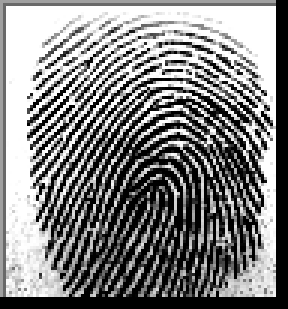
#> input picture image/left1.bmp, 96 x 103 px (shown 3 times larger)
$ python -i pipeline.py   (imports and definitions only)   (older library calls are emulated)
#> lines starting #> are read from the running program, lines starting #| are printed output that depends on the picture
"""
Gabor Fingerprint Enhancement - Complete Pipeline (Self-Contained)
"""

from __future__ import annotations
from time import perf_counter
import cv2
import numpy as np
from .config import GaborConfig

PIPELINE_BUILD = "gabor-enhanced-v1.0-2026"

# [41 lines left out: function compute_foreground_mask, not called in this run]

def estimate_orientation(image, block_size=16):
    """Estimate local ridge orientation using the structure tensor method."""
    height, width = image.shape
    img_float = image.astype(np.float32) / 255.0

    grad_x = cv2.Sobel(img_float, cv2.CV_32F, 1, 0, ksize=3)
    grad_y = cv2.Sobel(img_float, cv2.CV_32F, 0, 1, ksize=3)

    n_blocks_y = height // block_size
    n_blocks_x = width // block_size

    orientation = np.zeros((n_blocks_y, n_blocks_x), dtype=np.float32)
    valid_blocks = np.zeros((n_blocks_y, n_blocks_x), dtype=bool)
    coherence = np.zeros((n_blocks_y, n_blocks_x), dtype=np.float32)

    for by in range(n_blocks_y):
        for bx in range(n_blocks_x):
            y0 = by * block_size
            y1 = min(y0 + block_size, height)
            x0 = bx * block_size
            x1 = min(x0 + block_size, width)

            gx = grad_x[y0:y1, x0:x1]
            gy = grad_y[y0:y1, x0:x1]

            gxx = np.sum(gx * gx)
            gyy = np.sum(gy * gy)
            gxy = np.sum(gx * gy)

            if gxx + gyy > 1e-6:
                angle = 0.5 * np.arctan2(2 * gxy, gxx - gyy)
                orientation[by, bx] = (angle + np.pi / 2) % np.pi

                trace = gxx + gyy
                det = gxx * gyy - gxy * gxy
                if trace > 0:
                    lambda1 = (trace + np.sqrt(max(trace**2 - 4*det, 0))) / 2
                    lambda2 = (trace - np.sqrt(max(trace**2 - 4*det, 0))) / 2
                    coherence[by, bx] = (lambda1 - lambda2) / (lambda1 + lambda2 + 1e-6)
                else:
                    coherence[by, bx] = 0.0

                valid_blocks[by, bx] = True

    return orientation, valid_blocks, coherence


def smooth_orientation(orientation, valid_blocks, sigma=1.0):
    """Smooth orientation field using doubled angle representation."""
    n_blocks_y, n_blocks_x = orientation.shape

    sin2 = np.sin(2 * orientation)
    cos2 = np.cos(2 * orientation)

    sin2[~valid_blocks] = 0
    cos2[~valid_blocks] = 0

    sin2_smooth = cv2.GaussianBlur(sin2, (0, 0), sigma)
    cos2_smooth = cv2.GaussianBlur(cos2, (0, 0), sigma)

    smoothed = 0.5 * np.arctan2(sin2_smooth, cos2_smooth)
    smoothed = np.mod(smoothed, np.pi)
    smoothed[~valid_blocks] = orientation[~valid_blocks]

    return smoothed


def estimate_frequency(image, orientation, valid_blocks, block_size=16):
    """Estimate local ridge frequency."""
    height, width = image.shape
    n_blocks_y, n_blocks_x = orientation.shape
    frequency = np.full((n_blocks_y, n_blocks_x), 1.0 / 9.0, dtype=np.float32)

    for by in range(n_blocks_y):
        for bx in range(n_blocks_x):
            if not valid_blocks[by, bx]:
                continue

            y0 = by * block_size
            y1 = min(y0 + block_size, height)
            x0 = bx * block_size
            x1 = min(x0 + block_size, width)

            block = image[y0:y1, x0:x1]
            angle = orientation[by, bx]

            h, w = block.shape
            center_y, center_x = h // 2, w // 2
            num_samples = min(h, w)

            values = []
            for t in range(-num_samples // 2, num_samples // 2):
                x = int(center_x + t * np.cos(angle))
                y = int(center_y + t * np.sin(angle))
                if 0 <= x < w and 0 <= y < h:
                    values.append(block[y, x])

            if len(values) > 5:
                peaks = []
                for i in range(1, len(values) - 1):
                    if values[i] > values[i-1] and values[i] > values[i+1]:
                        peaks.append(i)

                if len(peaks) > 2:
                    avg_dist = np.mean(np.diff(peaks))
                    if 3 < avg_dist < 25:
                        frequency[by, bx] = 1.0 / avg_dist

    frequency = np.clip(frequency, 0.05, 0.4)
    freq_smooth = cv2.GaussianBlur(frequency, (3, 3), 0.5)

    return freq_smooth


def create_gabor_kernel(ksize, sigma, theta, lambd, gamma, psi):
    """Create a Gabor filter kernel."""
    if ksize % 2 == 0:
        ksize += 1

    kernel = np.zeros((ksize, ksize), dtype=np.float32)
    center = ksize // 2

    for y in range(ksize):
        for x in range(ksize):
            x_theta = (x - center) * np.cos(theta) + (y - center) * np.sin(theta)
            y_theta = -(x - center) * np.sin(theta) + (y - center) * np.cos(theta)

            gaussian = np.exp(-(x_theta**2 + gamma**2 * y_theta**2) / (2 * sigma**2))
            sinusoid = np.cos(2 * np.pi * x_theta / lambd + psi)

            kernel[y, x] = gaussian * sinusoid

    kernel = kernel - np.mean(kernel)
    return kernel


def gabor_enhancement(image, orientation, frequency, valid_blocks, block_size=16, blend_ratio=0.25):
    """Apply Gabor filtering with blending to preserve structure."""
    height, width = image.shape
    n_blocks_y, n_blocks_x = orientation.shape

    enhanced = image.astype(np.float32)

    sigma = 4.0
    gamma = 0.5
    psi = 0.0
    ksize = 17

    for by in range(n_blocks_y):
        for bx in range(n_blocks_x):
            if not valid_blocks[by, bx]:
                continue

            y0 = by * block_size
            y1 = min(y0 + block_size, height)
            x0 = bx * block_size
            x1 = min(x0 + block_size, width)

            theta = orientation[by, bx]
            lambd = 1.0 / max(frequency[by, bx], 0.05)

            kernel = create_gabor_kernel(ksize, sigma, theta, lambd, gamma, psi)

            block = image[y0:y1, x0:x1]
            filtered = cv2.filter2D(block.astype(np.float32), -1, kernel)

            enhanced[y0:y1, x0:x1] = (1 - blend_ratio) * block.astype(np.float32) + blend_ratio * filtered

    return np.clip(enhanced, 0, 255).astype(np.uint8)


def enhance_fingerprint(
    image,
    block_size=16,
    blend_ratio=0.25,
    apply_clahe=True,
    clip_limit=0.5,
    sharpen_amount=0.05
):
    """Gentle fingerprint enhancement using Gabor filtering."""
    orientation, valid_blocks, coherence = estimate_orientation(image, block_size)
    orientation = smooth_orientation(orientation, valid_blocks, sigma=1.0)
    frequency = estimate_frequency(image, orientation, valid_blocks, block_size)

    enhanced = gabor_enhancement(image, orientation, frequency, valid_blocks, block_size, blend_ratio)

    if apply_clahe:
        clahe = cv2.createCLAHE(clipLimit=clip_limit, tileGridSize=(8, 8))
        enhanced = clahe.apply(enhanced)

    if sharpen_amount > 0:
        blurred = cv2.GaussianBlur(enhanced.astype(np.float32), (0, 0), 1.0)
        sharpened = enhanced.astype(np.float32) + sharpen_amount * (enhanced.astype(np.float32) - blurred)
        enhanced = np.clip(sharpened, 0, 255).astype(np.uint8)

    return enhanced


# [147 lines left out: functions visualise_orientation_field, run_algorithm, not called in this run]


# [1 line that did not run here, left out]

>>> import cv2
>>> picture = cv2.imread('../../../../image/left1.bmp', cv2.IMREAD_GRAYSCALE)
#> picture is the input picture: shape (103, 96); min 0, max 255, mean 130
>>> result = enhance_fingerprint(picture)
#> in estimate_orientation, `grad_x = cv2.Sobel(img_float, cv2.CV_32F, 1, 0, ksize=3)`:
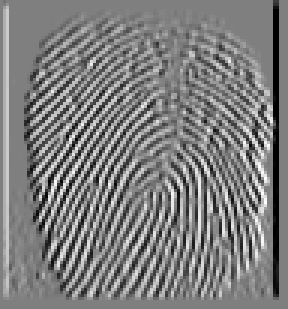
#> grad_x: shape (103, 96) float32 (shown 3 times larger); min -4, max 3.98, mean -0.0417; drawn with min black and max white
#> in estimate_orientation, `grad_y = cv2.Sobel(img_float, cv2.CV_32F, 0, 1, ksize=3)`:
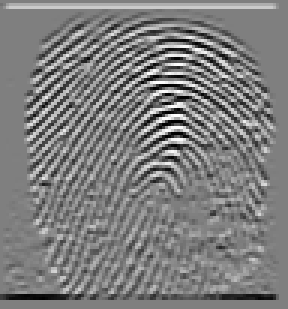
#> grad_y: shape (103, 96) float32 (shown 3 times larger); min -4, max 4, mean -0.0387; drawn with min black and max white
#> after the loop in estimate_orientation, `for by in range(n_blocks_y):`: coherence = [[0.0804, 0.808, 0.804, 0.869, 0.852, 0.663], [0.541, 0.858, 0.854, 0.801, 0.782, 0.568], [0.705, 0.886, 0.905, 0.716, 0.716, 0.565], [0.611, 0.919, 0.851, 0.212, 0.699, 0.789], [0.746, 0.843, 0.876, 0.83, 0.797, 0.817], [0.635, 0.829, 0.87, 0.815, 0.707, 0.836]]; orientation = [[2.45, 2.7, 2.83, 3.13, 0.204, 1.53], [2.17, 2.44, 2.53, 3.05, 0.422, 1.38], [2.27, 2.25, 2.25, 2.93, 0.66, 1.2], [2.03, 2.04, 2.04, 0.219, 1.23, 1.43], [1.79, 1.85, 1.9, 1.7, 1.52, 1.47], [1.65, 1.92, 1.99, 1.81, 1.67, 1.57]]; valid_blocks = [[True, True, True, True, True, True], [True, True, True, True, True, True], [True, True, True, True, True, True], [True, True, True, True, True, True], [True, True, True, True, True, True], [True, True, True, True, True, True]]
#> in smooth_orientation, `sin2 = np.sin(2 * orientation)`: sin2 = [[-0.982, -0.771, -0.582, -0.0263, 0.397, 0.074], [-0.93, -0.985, -0.941, -0.181, 0.747, 0.38], [-0.987, -0.979, -0.979, -0.41, 0.969, 0.682], [-0.792, -0.807, -0.804, 0.424, 0.627, 0.286], [-0.424, -0.528, -0.614, -0.247, 0.097, 0.203], [-0.148, -0.649, -0.748, -0.458, -0.195, 0.00809]]
#> in smooth_orientation, `cos2 = np.cos(2 * orientation)`: cos2 = [[0.19, 0.636, 0.813, 1, 0.918, -0.997], [-0.367, 0.174, 0.338, 0.983, 0.665, -0.925], [-0.164, -0.205, -0.203, 0.912, 0.248, -0.732], [-0.611, -0.59, -0.595, 0.906, -0.779, -0.958], [-0.906, -0.85, -0.79, -0.969, -0.995, -0.979], [-0.989, -0.761, -0.664, -0.889, -0.981, -1]]
#> in smooth_orientation, `sin2_smooth = cv2.GaussianBlur(sin2, (0, 0), sigma)`: sin2_smooth = [[-0.903, -0.84, -0.59, -0.131, 0.274, 0.398], [-0.916, -0.862, -0.619, -0.133, 0.319, 0.466], [-0.888, -0.845, -0.611, -0.107, 0.366, 0.52], [-0.752, -0.725, -0.527, -0.0978, 0.276, 0.391], [-0.586, -0.594, -0.494, -0.205, 0.0666, 0.16], [-0.515, -0.547, -0.505, -0.287, -0.05, 0.043]]
#> in smooth_orientation, `cos2_smooth = cv2.GaussianBlur(cos2, (0, 0), sigma)`: cos2_smooth = [[0.159, 0.28, 0.525, 0.643, 0.363, 0.0802], [0.0293, 0.138, 0.388, 0.537, 0.277, 0.00809], [-0.242, -0.164, 0.0745, 0.251, 0.0151, -0.225], [-0.535, -0.482, -0.304, -0.184, -0.393, -0.575], [-0.75, -0.715, -0.634, -0.621, -0.757, -0.85], [-0.82, -0.79, -0.755, -0.793, -0.889, -0.938]]
#> in smooth_orientation, `smoothed = 0.5 * np.arctan2(sin2_smooth, cos2_smooth)`: smoothed = [[-0.698, -0.624, -0.422, -0.1, 0.323, 0.686], [-0.769, -0.706, -0.506, -0.122, 0.428, 0.777], [-0.918, -0.881, -0.725, -0.201, 0.765, 0.989], [-1.09, -1.08, -1.05, -1.33, 1.26, 1.27], [-1.24, -1.22, -1.24, -1.41, 1.53, 1.48], [-1.29, -1.27, -1.28, -1.4, -1.54, 1.55]]
#> in smooth_orientation, `smoothed = np.mod(smoothed, np.pi)`: smoothed = [[2.44, 2.52, 2.72, 3.04, 0.323, 0.686], [2.37, 2.44, 2.64, 3.02, 0.428, 0.777], [2.22, 2.26, 2.42, 2.94, 0.765, 0.989], [2.05, 2.06, 2.09, 1.81, 1.26, 1.27], [1.9, 1.92, 1.9, 1.73, 1.53, 1.48], [1.85, 1.87, 1.87, 1.74, 1.6, 1.55]]
#> in enhance_fingerprint, `orientation = smooth_orientation(orientation, valid_blocks, sigma=1.0)`: orientation has the same summary as smoothed in smooth_orientation
#> after the loop in estimate_frequency, `for by in range(n_blocks_y):`: frequency = [[0.111, 0.111, 0.111, 0.3, 0.111, 0.111], [0.111, 0.111, 0.111, 0.111, 0.2, 0.111], [0.111, 0.25, 0.111, 0.111, 0.111, 0.111], [0.111, 0.3, 0.111, 0.222, 0.182, 0.111], [0.111, 0.111, 0.222, 0.111, 0.3, 0.111], [0.3, 0.3, 0.111, 0.111, 0.111, 0.2]]
#> in estimate_frequency, `freq_smooth = cv2.GaussianBlur(frequency, (3, 3), 0.5)`: freq_smooth = [[0.111, 0.111, 0.127, 0.23, 0.142, 0.115], [0.114, 0.123, 0.115, 0.134, 0.168, 0.126], [0.139, 0.213, 0.126, 0.122, 0.126, 0.115], [0.146, 0.241, 0.147, 0.189, 0.18, 0.127], [0.136, 0.154, 0.185, 0.146, 0.236, 0.152], [0.26, 0.246, 0.146, 0.118, 0.15, 0.175]]
#> in enhance_fingerprint, `frequency = estimate_frequency(image, orientation, valid_blocks, block..`: frequency has the same summary as freq_smooth in estimate_frequency
#> after the loop in gabor_enhancement, `for by in range(n_blocks_y):`:
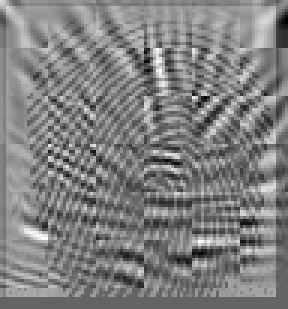
#> enhanced: shape (103, 96) float32 (shown 3 times larger); min -359.2, max 548, mean 98.1; drawn with min black and max white
#> in gabor_enhancement, `return np.clip(enhanced, 0, 255).astype(np.uint8)`:
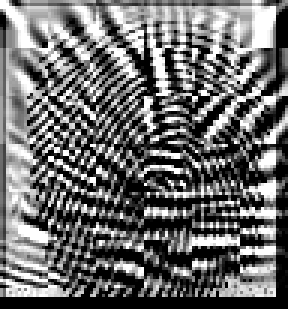
#> returned value: shape (103, 96) (shown 3 times larger); min 0, max 255, mean 107.9
#> in enhance_fingerprint, `enhanced = clahe.apply(enhanced)`:
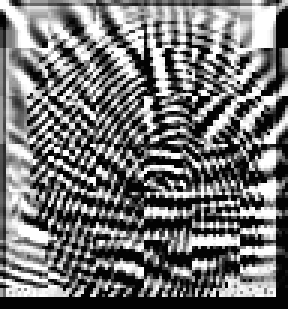
#> enhanced: shape (103, 96) (shown 3 times larger); min 3, max 255, mean 115.6
#> in enhance_fingerprint, `blurred = cv2.GaussianBlur(enhanced.astype(np.float32), (0, 0), 1.0)`:
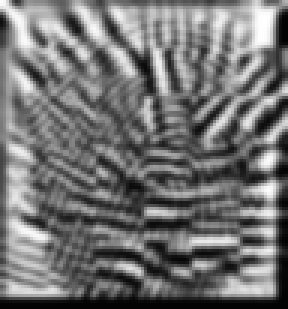
#> blurred: shape (103, 96) float32 (shown 3 times larger); min 3, max 254.9, mean 115.4

$ run again, on image/left2.bmp
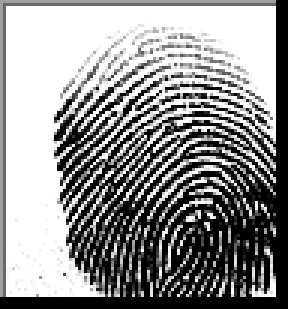
#> input picture image/left2.bmp, 96 x 103 px (shown 3 times larger)
#> picture is the input picture: shape (103, 96); min 0, max 255, mean 144.6
#> in estimate_orientation, `grad_y = cv2.Sobel(img_float, cv2.CV_32F, 0, 1, ksize=3)`:
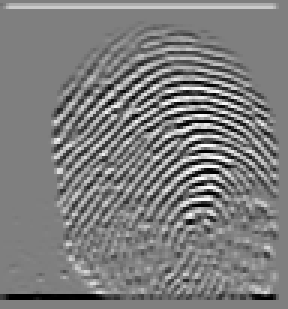
#> grad_y: shape (103, 96) float32 (shown 3 times larger); min -4, max 4, mean -0.0387; drawn with min black and max white
#> after the loop in estimate_orientation, `for by in range(n_blocks_y):`: coherence = [[0.0397, 1, 0.848, 0.85, 0.913, 0.673], [1, 0.818, 0.81, 0.778, 0.848, 0.797], [1, 0.792, 0.827, 0.75, 0.842, 0.447], [1, 0.751, 0.81, 0.871, 0.732, 0.722], [0.998, 0.808, 0.751, 0.708, 0.154, 0.442], [0.95, 0.522, 0.818, 0.715, 0.73, 0.784]]; orientation = [[2.36, 3.14, 3.06, 3.11, 0.0338, 1.54], [1.57, 2.23, 2.47, 2.9, 0.137, 1.52], [1.57, 2.21, 2.39, 2.76, 0.119, 1.03], [1.57, 2.23, 2.27, 2.42, 0.096, 0.877], [1.57, 2.02, 2.03, 2.19, 0.507, 1.27], [1.57, 1.44, 1.65, 1.77, 1.73, 1.53]]; valid_blocks = [[True, True, True, True, True, True], [True, True, True, True, True, True], [True, True, True, True, True, True], [True, True, True, True, True, True], [True, True, True, True, True, True], [True, True, True, True, True, True]]
#> sin2 = [[-1, -8.95e-05, -0.16, -0.0554, 0.0675, 0.0631], [-8.74e-08, -0.968, -0.972, -0.466, 0.27, 0.0981], [-8.74e-08, -0.96, -0.998, -0.695, 0.236, 0.884], [-8.74e-08, -0.97, -0.986, -0.993, 0.191, 0.983], [3.97e-05, -0.785, -0.789, -0.948, 0.849, 0.558], [-0.00173, 0.251, -0.158, -0.394, -0.314, 0.0896]]
#> cos2 = [[-9.42e-07, 1, 0.987, 0.998, 0.998, -0.998], [-1, -0.251, 0.235, 0.885, 0.963, -0.995], [-1, -0.279, 0.0623, 0.719, 0.972, -0.467], [-1, -0.243, -0.168, 0.12, 0.982, -0.182], [-1, -0.619, -0.615, -0.317, 0.528, -0.83], [-1, -0.968, -0.987, -0.919, -0.95, -0.996]]
#> sin2_smooth = [[-0.514, -0.537, -0.494, -0.268, 0.00705, 0.118], [-0.539, -0.606, -0.602, -0.341, 0.0188, 0.179], [-0.562, -0.685, -0.745, -0.45, 0.0487, 0.3], [-0.518, -0.651, -0.748, -0.474, 0.0766, 0.366], [-0.368, -0.481, -0.597, -0.402, 0.0645, 0.311], [-0.257, -0.354, -0.478, -0.349, 0.0296, 0.233]]
#> cos2_smooth = [[-0.0576, 0.145, 0.5, 0.686, 0.469, 0.204], [-0.236, -0.029, 0.357, 0.608, 0.464, 0.235], [-0.47, -0.278, 0.104, 0.425, 0.428, 0.286], [-0.605, -0.46, -0.168, 0.136, 0.245, 0.182], [-0.747, -0.661, -0.478, -0.249, -0.133, -0.163], [-0.826, -0.768, -0.638, -0.461, -0.368, -0.393]]
#> in smooth_orientation, `smoothed = 0.5 * np.arctan2(sin2_smooth, cos2_smooth)`: smoothed = [[-0.841, -0.654, -0.39, -0.186, 0.00751, 0.263], [-0.992, -0.809, -0.518, -0.256, 0.0202, 0.325], [-1.13, -0.978, -0.716, -0.407, 0.0567, 0.404], [-1.22, -1.09, -0.896, -0.645, 0.151, 0.555], [-1.34, -1.26, -1.12, -1.06, 1.34, 1.03], [-1.42, -1.35, -1.25, -1.25, 1.53, 1.3]]
#> in smooth_orientation, `smoothed = np.mod(smoothed, np.pi)`: smoothed = [[2.3, 2.49, 2.75, 2.96, 0.00751, 0.263], [2.15, 2.33, 2.62, 2.89, 0.0202, 0.325], [2.01, 2.16, 2.43, 2.73, 0.0567, 0.404], [1.92, 2.05, 2.25, 2.5, 0.151, 0.555], [1.8, 1.89, 2.02, 2.08, 1.34, 1.03], [1.72, 1.79, 1.89, 1.9, 1.53, 1.3]]
#> in enhance_fingerprint, `orientation = smooth_orientation(orientation, valid_blocks, sigma=1.0)`: orientation has the same summary as smoothed in smooth_orientation
#> after the loop in estimate_frequency, `for by in range(n_blocks_y):`: frequency = [[0.111, 0.111, 0.111, 0.111, 0.111, 0.111], [0.111, 0.111, 0.111, 0.111, 0.111, 0.111], [0.111, 0.111, 0.111, 0.111, 0.111, 0.111], [0.111, 0.111, 0.25, 0.111, 0.111, 0.111], [0.111, 0.111, 0.111, 0.111, 0.111, 0.111], [0.111, 0.222, 0.286, 0.111, 0.111, 0.111]]
#> freq_smooth = [[0.111, 0.111, 0.111, 0.111, 0.111, 0.111], [0.111, 0.111, 0.111, 0.111, 0.111, 0.111], [0.111, 0.113, 0.123, 0.113, 0.111, 0.111], [0.111, 0.123, 0.197, 0.123, 0.111, 0.111], [0.114, 0.124, 0.139, 0.115, 0.111, 0.111], [0.13, 0.195, 0.229, 0.126, 0.111, 0.111]]
#> in enhance_fingerprint, `frequency = estimate_frequency(image, orientation, valid_blocks, block..`: frequency has the same summary as freq_smooth in estimate_frequency
#> in enhance_fingerprint, `blurred = cv2.GaussianBlur(enhanced.astype(np.float32), (0, 0), 1.0)`:
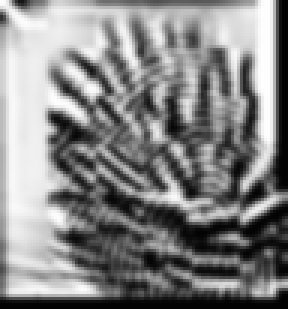
#> blurred: shape (103, 96) float32 (shown 3 times larger); min 3, max 255, mean 133.7

$ run again, on image/left3.bmp
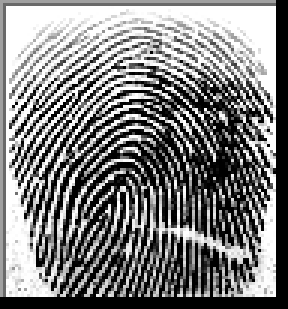
#> input picture image/left3.bmp, 96 x 103 px (shown 3 times larger)
#> picture is the input picture: shape (103, 96); min 0, max 255, mean 128.1
#> in estimate_orientation, `grad_y = cv2.Sobel(img_float, cv2.CV_32F, 0, 1, ksize=3)`:
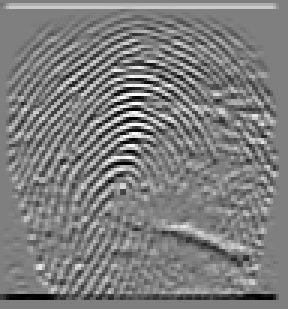
#> grad_y: shape (103, 96) float32 (shown 3 times larger); min -4, max 4, mean -0.0387; drawn with min black and max white
#> after the loop in estimate_orientation, `for by in range(n_blocks_y):`: coherence = [[0.124, 0.778, 0.873, 0.741, 0.705, 0.662], [0.81, 0.901, 0.776, 0.745, 0.57, 0.801], [0.82, 0.916, 0.77, 0.638, 0.5, 0.555], [0.798, 0.819, 0.411, 0.691, 0.526, 0.678], [0.842, 0.882, 0.78, 0.725, 0.614, 0.811], [0.631, 0.81, 0.806, 0.821, 0.477, 0.704]]; orientation = [[2.39, 2.9, 2.97, 0.14, 0.312, 1.53], [2.06, 2.5, 2.88, 0.325, 0.691, 1.44], [2.11, 2.23, 2.88, 0.652, 1.01, 1.31], [1.89, 2.04, 2.75, 1.31, 1.42, 1.34], [1.7, 1.8, 1.75, 1.57, 1.45, 1.48], [1.59, 1.92, 1.89, 1.66, 1.37, 1.54]]; valid_blocks = [[True, True, True, True, True, True], [True, True, True, True, True, True], [True, True, True, True, True, True], [True, True, True, True, True, True], [True, True, True, True, True, True], [True, True, True, True, True, True]]
#> sin2 = [[-0.998, -0.47, -0.337, 0.277, 0.584, 0.0821], [-0.83, -0.961, -0.501, 0.606, 0.982, 0.257], [-0.878, -0.969, -0.5, 0.965, 0.901, 0.502], [-0.593, -0.807, -0.708, 0.496, 0.304, 0.443], [-0.261, -0.449, -0.342, -0.000948, 0.236, 0.173], [-0.0316, -0.644, -0.597, -0.169, 0.385, 0.0569]]
#> cos2 = [[0.065, 0.883, 0.942, 0.961, 0.812, -0.997], [-0.557, 0.275, 0.865, 0.796, 0.187, -0.966], [-0.479, -0.247, 0.866, 0.264, -0.434, -0.865], [-0.805, -0.591, 0.706, -0.868, -0.953, -0.897], [-0.965, -0.893, -0.94, -1, -0.972, -0.985], [-0.999, -0.765, -0.802, -0.986, -0.923, -0.998]]
#> sin2_smooth = [[-0.772, -0.641, -0.243, 0.264, 0.517, 0.528], [-0.795, -0.667, -0.248, 0.297, 0.563, 0.574], [-0.779, -0.672, -0.267, 0.285, 0.552, 0.57], [-0.646, -0.587, -0.298, 0.142, 0.381, 0.416], [-0.48, -0.472, -0.318, -0.00904, 0.208, 0.26], [-0.412, -0.428, -0.329, -0.0667, 0.148, 0.208]]
#> cos2_smooth = [[0.202, 0.396, 0.658, 0.591, 0.173, -0.119], [0.0552, 0.259, 0.533, 0.441, 0.0222, -0.247], [-0.237, -0.0384, 0.211, 0.0568, -0.329, -0.528], [-0.539, -0.394, -0.242, -0.418, -0.687, -0.791], [-0.774, -0.707, -0.659, -0.773, -0.893, -0.928], [-0.854, -0.822, -0.815, -0.887, -0.945, -0.959]]
#> in smooth_orientation, `smoothed = 0.5 * np.arctan2(sin2_smooth, cos2_smooth)`: smoothed = [[-0.657, -0.508, -0.177, 0.21, 0.624, 0.896], [-0.751, -0.6, -0.218, 0.297, 0.766, 0.988], [-0.933, -0.814, -0.45, 0.687, 1.05, 1.16], [-1.13, -1.08, -1.13, 1.41, 1.32, 1.33], [-1.29, -1.28, -1.35, -1.56, 1.46, 1.43], [-1.35, -1.33, -1.38, -1.53, 1.49, 1.46]]
#> in smooth_orientation, `smoothed = np.mod(smoothed, np.pi)`: smoothed = [[2.48, 2.63, 2.96, 0.21, 0.624, 0.896], [2.39, 2.54, 2.92, 0.297, 0.766, 0.988], [2.21, 2.33, 2.69, 0.687, 1.05, 1.16], [2.01, 2.06, 2.02, 1.41, 1.32, 1.33], [1.85, 1.86, 1.8, 1.58, 1.46, 1.43], [1.8, 1.81, 1.76, 1.61, 1.49, 1.46]]
#> in enhance_fingerprint, `orientation = smooth_orientation(orientation, valid_blocks, sigma=1.0)`: orientation has the same summary as smoothed in smooth_orientation
#> after the loop in estimate_frequency, `for by in range(n_blocks_y):`: frequency = [[0.111, 0.182, 0.111, 0.111, 0.111, 0.111], [0.111, 0.25, 0.111, 0.111, 0.111, 0.111], [0.111, 0.286, 0.111, 0.273, 0.111, 0.111], [0.273, 0.111, 0.111, 0.111, 0.111, 0.111], [0.111, 0.308, 0.273, 0.111, 0.25, 0.111], [0.111, 0.25, 0.111, 0.222, 0.154, 0.308]]
#> freq_smooth = [[0.129, 0.178, 0.12, 0.111, 0.111, 0.111], [0.14, 0.218, 0.127, 0.125, 0.113, 0.111], [0.157, 0.233, 0.141, 0.211, 0.125, 0.111], [0.22, 0.158, 0.131, 0.128, 0.125, 0.114], [0.161, 0.26, 0.231, 0.146, 0.204, 0.152], [0.143, 0.234, 0.164, 0.19, 0.187, 0.246]]
#> in enhance_fingerprint, `frequency = estimate_frequency(image, orientation, valid_blocks, block..`: frequency has the same summary as freq_smooth in estimate_frequency
#> in enhance_fingerprint, `blurred = cv2.GaussianBlur(enhanced.astype(np.float32), (0, 0), 1.0)`:
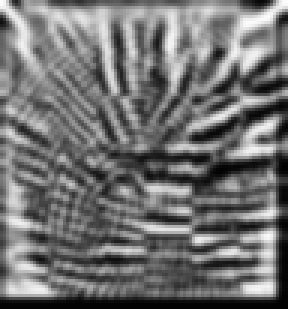
#> blurred: shape (103, 96) float32 (shown 3 times larger); min 3, max 253.4, mean 114.1
